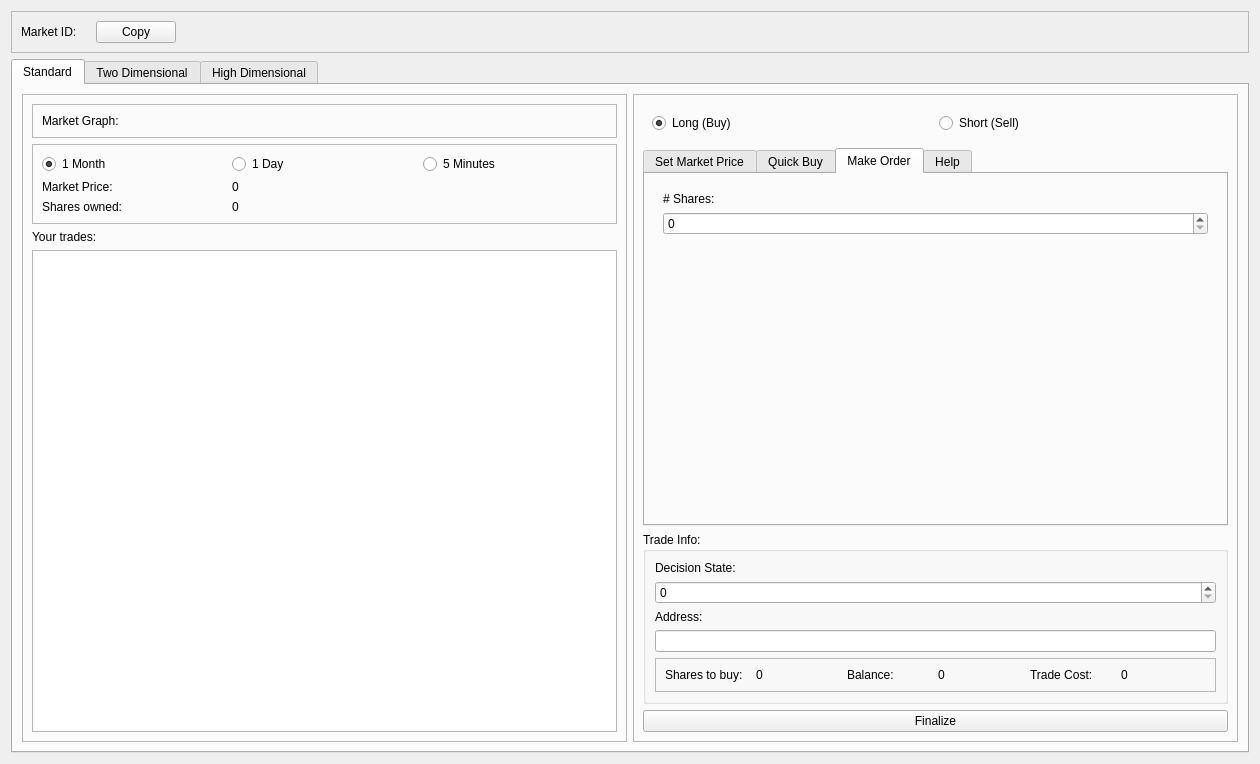
<?xml version="1.0" encoding="UTF-8"?>
<ui version="4.0">
 <class>MarketTradeView</class>
 <widget class="QWidget" name="MarketTradeView">
  <property name="geometry">
   <rect>
    <x>0</x>
    <y>0</y>
    <width>1260</width>
    <height>764</height>
   </rect>
  </property>
  <property name="windowTitle">
   <string>Form</string>
  </property>
  <layout class="QGridLayout" name="gridLayout_3">
   <item row="2" column="0">
    <widget class="QFrame" name="frame_2">
     <property name="frameShape">
      <enum>QFrame::StyledPanel</enum>
     </property>
     <property name="frameShadow">
      <enum>QFrame::Raised</enum>
     </property>
     <layout class="QHBoxLayout" name="horizontalLayout">
      <item>
       <widget class="QLabel" name="labelMarketID">
        <property name="text">
         <string>Market ID:</string>
        </property>
       </widget>
      </item>
      <item>
       <widget class="QLabel" name="labelMarketIDValue">
        <property name="text">
         <string/>
        </property>
       </widget>
      </item>
      <item>
       <widget class="QPushButton" name="pushButtonCopyMarketID">
        <property name="text">
         <string>Copy</string>
        </property>
        <property name="icon">
         <iconset resource="../hivemind.qrc">
          <normaloff>:/icons/editcopy</normaloff>:/icons/editcopy</iconset>
        </property>
        <property name="iconSize">
         <size>
          <width>20</width>
          <height>20</height>
         </size>
        </property>
       </widget>
      </item>
      <item>
       <spacer name="horizontalSpacer">
        <property name="orientation">
         <enum>Qt::Horizontal</enum>
        </property>
        <property name="sizeHint" stdset="0">
         <size>
          <width>40</width>
          <height>20</height>
         </size>
        </property>
       </spacer>
      </item>
     </layout>
    </widget>
   </item>
   <item row="3" column="0">
    <widget class="QTabWidget" name="tabWidget">
     <property name="currentIndex">
      <number>0</number>
     </property>
     <widget class="QWidget" name="tabStandard">
      <property name="enabled">
       <bool>true</bool>
      </property>
      <attribute name="title">
       <string>Standard</string>
      </attribute>
      <layout class="QHBoxLayout" name="horizontalLayout_3">
       <item>
        <widget class="QFrame" name="frame_4">
         <property name="frameShape">
          <enum>QFrame::StyledPanel</enum>
         </property>
         <property name="frameShadow">
          <enum>QFrame::Raised</enum>
         </property>
         <layout class="QVBoxLayout" name="verticalLayout_4">
          <item>
           <widget class="QFrame" name="frameMarketGraph">
            <property name="frameShape">
             <enum>QFrame::StyledPanel</enum>
            </property>
            <property name="frameShadow">
             <enum>QFrame::Raised</enum>
            </property>
            <layout class="QVBoxLayout" name="verticalLayout_8">
             <item>
              <widget class="QLabel" name="label_2">
               <property name="text">
                <string>Market Graph:</string>
               </property>
              </widget>
             </item>
            </layout>
           </widget>
          </item>
          <item>
           <widget class="QFrame" name="frame">
            <property name="frameShape">
             <enum>QFrame::StyledPanel</enum>
            </property>
            <property name="frameShadow">
             <enum>QFrame::Raised</enum>
            </property>
            <layout class="QGridLayout" name="gridLayout_2">
             <item row="1" column="1">
              <widget class="QLabel" name="labelMarketPriceValue">
               <property name="text">
                <string>0</string>
               </property>
              </widget>
             </item>
             <item row="0" column="2">
              <widget class="QRadioButton" name="radioButtonMinutes">
               <property name="text">
                <string>5 Minutes</string>
               </property>
               <property name="checked">
                <bool>false</bool>
               </property>
              </widget>
             </item>
             <item row="1" column="0">
              <widget class="QLabel" name="labelMarketPrice">
               <property name="text">
                <string>Market Price:</string>
               </property>
              </widget>
             </item>
             <item row="0" column="1">
              <widget class="QRadioButton" name="radioButtonDay">
               <property name="text">
                <string>1 Day</string>
               </property>
              </widget>
             </item>
             <item row="0" column="0">
              <widget class="QRadioButton" name="radioButtonMonth">
               <property name="text">
                <string>1 Month</string>
               </property>
               <property name="checked">
                <bool>true</bool>
               </property>
              </widget>
             </item>
             <item row="2" column="0">
              <widget class="QLabel" name="labelOwned">
               <property name="text">
                <string>Shares owned:</string>
               </property>
              </widget>
             </item>
             <item row="2" column="1">
              <widget class="QLabel" name="labelOwnedValue">
               <property name="text">
                <string>0</string>
               </property>
              </widget>
             </item>
            </layout>
           </widget>
          </item>
          <item>
           <widget class="QLabel" name="label">
            <property name="text">
             <string>Your trades:</string>
            </property>
           </widget>
          </item>
          <item>
           <widget class="QListWidget" name="listWidgetYourTrades"/>
          </item>
         </layout>
        </widget>
       </item>
       <item>
        <widget class="QFrame" name="frame_3">
         <property name="frameShape">
          <enum>QFrame::StyledPanel</enum>
         </property>
         <property name="frameShadow">
          <enum>QFrame::Raised</enum>
         </property>
         <layout class="QVBoxLayout" name="verticalLayout">
          <item>
           <widget class="QFrame" name="frame_10">
            <property name="sizePolicy">
             <sizepolicy hsizetype="Preferred" vsizetype="Maximum">
              <horstretch>0</horstretch>
              <verstretch>0</verstretch>
             </sizepolicy>
            </property>
            <property name="frameShape">
             <enum>QFrame::NoFrame</enum>
            </property>
            <property name="frameShadow">
             <enum>QFrame::Raised</enum>
            </property>
            <layout class="QHBoxLayout" name="horizontalLayout_6">
             <item>
              <widget class="QRadioButton" name="radioButtonLong">
               <property name="text">
                <string>Long (Buy)</string>
               </property>
               <property name="checked">
                <bool>true</bool>
               </property>
              </widget>
             </item>
             <item>
              <widget class="QRadioButton" name="radioButtonShort">
               <property name="text">
                <string>Short (Sell)</string>
               </property>
              </widget>
             </item>
            </layout>
           </widget>
          </item>
          <item>
           <widget class="QTabWidget" name="tabWidgetTradeTypes">
            <property name="enabled">
             <bool>true</bool>
            </property>
            <property name="sizePolicy">
             <sizepolicy hsizetype="Ignored" vsizetype="Expanding">
              <horstretch>0</horstretch>
              <verstretch>0</verstretch>
             </sizepolicy>
            </property>
            <property name="currentIndex">
             <number>2</number>
            </property>
            <widget class="QWidget" name="tabSetMarketPrice">
             <property name="enabled">
              <bool>false</bool>
             </property>
             <attribute name="title">
              <string>Set Market Price</string>
             </attribute>
             <layout class="QVBoxLayout" name="verticalLayout_7">
              <item>
               <widget class="QFrame" name="frame_7">
                <property name="frameShape">
                 <enum>QFrame::NoFrame</enum>
                </property>
                <property name="frameShadow">
                 <enum>QFrame::Raised</enum>
                </property>
                <layout class="QVBoxLayout" name="verticalLayout_2">
                 <item>
                  <widget class="QLabel" name="labelCurrentMarketPrice">
                   <property name="text">
                    <string>Current Price:</string>
                   </property>
                  </widget>
                 </item>
                 <item>
                  <widget class="QLabel" name="labelCurrentPriceValue">
                   <property name="text">
                    <string>1234.012</string>
                   </property>
                  </widget>
                 </item>
                 <item>
                  <widget class="Line" name="line_4">
                   <property name="orientation">
                    <enum>Qt::Horizontal</enum>
                   </property>
                  </widget>
                 </item>
                 <item>
                  <widget class="QLabel" name="labelSetPrice">
                   <property name="text">
                    <string>Set Price to:</string>
                   </property>
                  </widget>
                 </item>
                 <item>
                  <widget class="QDoubleSpinBox" name="doubleSpinBoxSetPrice"/>
                 </item>
                 <item>
                  <spacer name="verticalSpacer_2">
                   <property name="orientation">
                    <enum>Qt::Vertical</enum>
                   </property>
                   <property name="sizeHint" stdset="0">
                    <size>
                     <width>20</width>
                     <height>40</height>
                    </size>
                   </property>
                  </spacer>
                 </item>
                </layout>
               </widget>
              </item>
             </layout>
            </widget>
            <widget class="QWidget" name="tabQuickBuy">
             <attribute name="title">
              <string>Quick Buy</string>
             </attribute>
             <layout class="QVBoxLayout" name="verticalLayout_3">
              <item>
               <widget class="QFrame" name="frame_8">
                <property name="enabled">
                 <bool>false</bool>
                </property>
                <property name="frameShape">
                 <enum>QFrame::NoFrame</enum>
                </property>
                <property name="frameShadow">
                 <enum>QFrame::Raised</enum>
                </property>
                <layout class="QVBoxLayout" name="verticalLayout_5">
                 <item>
                  <widget class="QGroupBox" name="groupBox">
                   <property name="title">
                    <string>Preset</string>
                   </property>
                   <layout class="QGridLayout" name="gridLayout">
                    <item row="0" column="1">
                     <widget class="QPushButton" name="pushButtonBuy5">
                      <property name="text">
                       <string>5</string>
                      </property>
                     </widget>
                    </item>
                    <item row="2" column="0">
                     <widget class="QPushButton" name="pushButtonBuy20">
                      <property name="text">
                       <string>20</string>
                      </property>
                     </widget>
                    </item>
                    <item row="2" column="1">
                     <widget class="QPushButton" name="pushButtonBuy50">
                      <property name="text">
                       <string>50</string>
                      </property>
                     </widget>
                    </item>
                    <item row="1" column="1">
                     <widget class="QPushButton" name="pushButtonBuy15">
                      <property name="text">
                       <string>15</string>
                      </property>
                     </widget>
                    </item>
                    <item row="0" column="0">
                     <widget class="QPushButton" name="pushButtonBuy0">
                      <property name="text">
                       <string>0</string>
                      </property>
                     </widget>
                    </item>
                    <item row="1" column="0">
                     <widget class="QPushButton" name="pushButtonBuy10">
                      <property name="text">
                       <string>10</string>
                      </property>
                     </widget>
                    </item>
                    <item row="3" column="0">
                     <widget class="QPushButton" name="pushButtonBuy100">
                      <property name="text">
                       <string>100</string>
                      </property>
                     </widget>
                    </item>
                    <item row="3" column="1">
                     <widget class="QPushButton" name="pushButtonBuy250">
                      <property name="text">
                       <string>250</string>
                      </property>
                     </widget>
                    </item>
                   </layout>
                  </widget>
                 </item>
                 <item>
                  <spacer name="verticalSpacer_3">
                   <property name="orientation">
                    <enum>Qt::Vertical</enum>
                   </property>
                   <property name="sizeHint" stdset="0">
                    <size>
                     <width>20</width>
                     <height>40</height>
                    </size>
                   </property>
                  </spacer>
                 </item>
                </layout>
               </widget>
              </item>
             </layout>
            </widget>
            <widget class="QWidget" name="tabMakeOrder">
             <attribute name="title">
              <string>Make Order</string>
             </attribute>
             <layout class="QVBoxLayout" name="verticalLayout_9">
              <item>
               <widget class="QFrame" name="frame_9">
                <property name="frameShape">
                 <enum>QFrame::NoFrame</enum>
                </property>
                <property name="frameShadow">
                 <enum>QFrame::Raised</enum>
                </property>
                <layout class="QVBoxLayout" name="verticalLayout_6">
                 <item>
                  <widget class="QLabel" name="labelShares">
                   <property name="text">
                    <string># Shares:</string>
                   </property>
                  </widget>
                 </item>
                 <item>
                  <widget class="QSpinBox" name="spinBoxShares"/>
                 </item>
                 <item>
                  <spacer name="verticalSpacer_4">
                   <property name="orientation">
                    <enum>Qt::Vertical</enum>
                   </property>
                   <property name="sizeHint" stdset="0">
                    <size>
                     <width>20</width>
                     <height>40</height>
                    </size>
                   </property>
                  </spacer>
                 </item>
                </layout>
               </widget>
              </item>
             </layout>
            </widget>
            <widget class="QWidget" name="tabHelp">
             <attribute name="icon">
              <iconset resource="../hivemind.qrc">
               <normaloff>:/icons/transaction_0</normaloff>:/icons/transaction_0</iconset>
             </attribute>
             <attribute name="title">
              <string>Help</string>
             </attribute>
            </widget>
           </widget>
          </item>
          <item>
           <widget class="QGroupBox" name="groupBox_2">
            <property name="title">
             <string>Trade Info:</string>
            </property>
            <layout class="QGridLayout" name="gridLayout_4">
             <item row="4" column="0">
              <widget class="QFrame" name="frame_5">
               <property name="sizePolicy">
                <sizepolicy hsizetype="Preferred" vsizetype="Maximum">
                 <horstretch>0</horstretch>
                 <verstretch>0</verstretch>
                </sizepolicy>
               </property>
               <property name="frameShape">
                <enum>QFrame::StyledPanel</enum>
               </property>
               <property name="frameShadow">
                <enum>QFrame::Raised</enum>
               </property>
               <layout class="QHBoxLayout" name="horizontalLayout_4">
                <item>
                 <widget class="QLabel" name="labelSharesToBuy">
                  <property name="text">
                   <string>Shares to buy:</string>
                  </property>
                 </widget>
                </item>
                <item>
                 <widget class="QLabel" name="labelSharesToBuyValue">
                  <property name="text">
                   <string>0</string>
                  </property>
                 </widget>
                </item>
                <item>
                 <widget class="QLabel" name="labelFunds">
                  <property name="text">
                   <string>Balance:</string>
                  </property>
                 </widget>
                </item>
                <item>
                 <widget class="QLabel" name="labelFundsValue">
                  <property name="text">
                   <string>0</string>
                  </property>
                 </widget>
                </item>
                <item>
                 <widget class="QLabel" name="labelCost">
                  <property name="text">
                   <string>Trade Cost:</string>
                  </property>
                 </widget>
                </item>
                <item>
                 <widget class="QLabel" name="labelCostValue">
                  <property name="text">
                   <string>0</string>
                  </property>
                 </widget>
                </item>
               </layout>
              </widget>
             </item>
             <item row="3" column="0">
              <widget class="QLineEdit" name="lineEditAddress"/>
             </item>
             <item row="0" column="0">
              <widget class="QLabel" name="labelDecisionState">
               <property name="text">
                <string>Decision State:</string>
               </property>
              </widget>
             </item>
             <item row="2" column="0">
              <widget class="QLabel" name="labelAddress">
               <property name="text">
                <string>Address:</string>
               </property>
              </widget>
             </item>
             <item row="1" column="0">
              <widget class="QSpinBox" name="spinBoxState"/>
             </item>
            </layout>
           </widget>
          </item>
          <item>
           <widget class="QPushButton" name="pushButtonFinalize">
            <property name="text">
             <string>Finalize</string>
            </property>
            <property name="icon">
             <iconset resource="../hivemind.qrc">
              <normaloff>:/icons/transaction_confirmed</normaloff>:/icons/transaction_confirmed</iconset>
            </property>
            <property name="iconSize">
             <size>
              <width>20</width>
              <height>20</height>
             </size>
            </property>
           </widget>
          </item>
         </layout>
        </widget>
       </item>
      </layout>
     </widget>
     <widget class="QWidget" name="tabTwoDimensional">
      <property name="enabled">
       <bool>false</bool>
      </property>
      <attribute name="title">
       <string>Two Dimensional</string>
      </attribute>
     </widget>
     <widget class="QWidget" name="tabHighDimensional">
      <property name="enabled">
       <bool>false</bool>
      </property>
      <attribute name="title">
       <string>High Dimensional</string>
      </attribute>
     </widget>
    </widget>
   </item>
  </layout>
 </widget>
 <resources>
  <include location="../hivemind.qrc"/>
 </resources>
 <connections/>
</ui>
